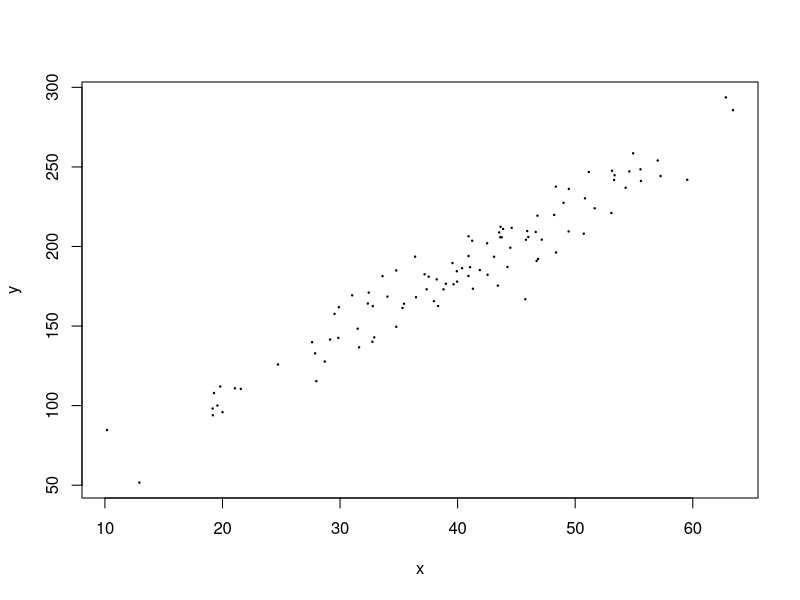

The R script that drew this image:

###########################
#                         #
#   Team Assignment 1     #
#                         #
###########################

## Please submit one set of answers per team.            ##
## Your answers may be submitted as an annotated R file. ##
###########################################################

## Start with given x-values
x <- read.table("teamassign01data.txt")[,1]
x

## Generate corresponding y-values according to the model y ~ 25 + 4x + e, where e~N(0,var=12^2)
y <- 25 + 4*x + rnorm(100, mean=0, sd = 12)
y
## Plot the relationship
plot(x,y, pch=20, cex=0.3)


#################
## Question 1: ##
#################

# Using the (x,y) from above, generate a linear model. 

df = data.frame(x,y)
bp.lm <- lm(y~x, data=df)

#   (a) Report the coefficients hat(beta_0) and hat(beta_1).

b0hat = coef(bp.lm)[1]
b1hat = coef(bp.lm)[2]

#   (b) Report the predicted value of y for x=18.

y_pred <- b0hat + b1hat * 18

#   (c) Report MS_Res.

anova(bp.lm)$`Mean Sq`[2]


#################
## Question 2: ##
#################

# Generate the linear model requested in Question 1 1000 times. 
# Create a new vector of y-values for each repetition.

# initiate two vectors to keep track of b0hat and b1hat values for each linear model
b0vec<-vector()
b1vec<-vector()
lm.list <- list()
for (i in 1:1000){
  # for each iteration, create a new vector of y-values & generate a new linear model
  ytemp <- 25 + 4*x + rnorm(100, mean=0, sd = 12)
  dftemp <- data.frame(x,ytemp)
  lm.temp <- lm(ytemp~x, data=dftemp)
  # store coefficients of each linear model into corresponding location in vectors initiated outside of this for loop
  b0vec[i] = coef(lm.temp)[1]
  b1vec[i] = coef(lm.temp)[2]
  lm.list[[i]] = lm.temp
}
#
#   (a) Determine and report the mean and variance of the generated coefficients.
mean(b0vec)
mean(b1vec)
var(b0vec)
var(b1vec)

#   (b) Based on theoretical considerations, what should the mean and variance of the  
#       generated coefficients be? Explain your answer.

# b0hat and b1hat are least square estimators of the parameters of the true regression model.
# They are also unbiased estimators of the model parameters B0 and B1
# Thus, theoretically, the mean of the generated coefficients should be the true values of the coefficients
# of the population regression model, which means:
#     E{B1hat} = B1 & E{B0hat} = B0

# As for Var{B1hat} & Var{B0hat}, according to the Gauss-Markov Theorem, the least squares estimators have
# minimum variance when compared with all other unbiased estimators. Thus, the variances of B1hat and B0hat
# are minimum, hence they are the best linear unbiased estimators.


#   (c) Find a 95% confidence interval centered at each coefficient. Determine and report  
#       the percentage of intervals that contain the true value of the coefficient. 
#       What should the percentage be?
CIs<-lapply(lm.list, confint)
b0tf <- vector()
b1tf <- vector()

# for each CI, 
for (i in 1:1000){
  if (CIs[[i]][1,1]<=25 & 25<=CIs[[i]][1,2])
    b0tf[i] <- TRUE
  else
    b0tf[i] <- FALSE
  if (CIs[[i]][2,1]<=4 & 4<=CIs[[i]][2,2])
    b1tf[i] <- TRUE
  else
    b1tf[i] <- FALSE
}

sum(b0tf)/1000
sum(b1tf)/1000




#   (d) Carry out the hypothesis test H0: beta_1 = 4 vs H1: beta_1 not= 4 at a 5% significance level. 
#       Determine and report the proportion of times that the null hypothesis is rejected, 
#       implying that beta_1 not= 4.

#   (e) For each set of coefficients, find a 95% confidence interval for the mean
#       response associated with x = 18. Determine and report the percentage of your
#       intervals that contain the true value. What should the percentage be?

#   (f) For each estimated mean response from part (d), find a corresponding
#       95% prediction interval for the response y. Generate one random response y based 
#       on the true model. Determine and report the percentage of intervals that contain the response.
#       What should the percentage be?

#   (g) Find and report a 95% confidence interval for sigma^2 by finding the 2.5th and 97.5th 
#       percentiles of the generated values of MS_Res to give the lower and upper confidence limits.

